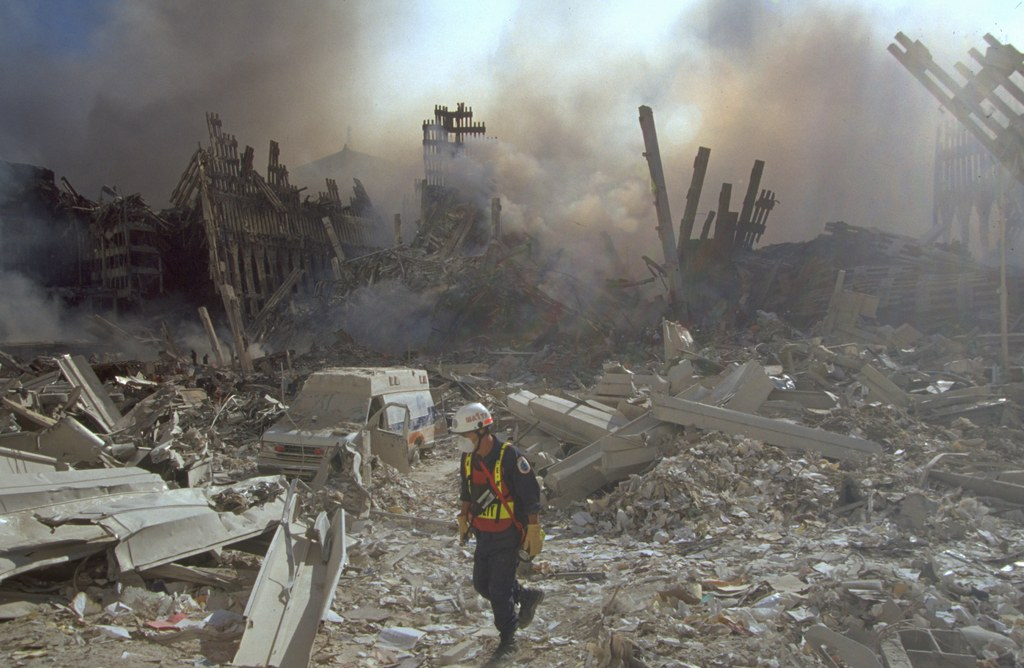
#> input picture mes.fm/911-finding-truth/img/finding-truth-020.jpg, 1024 x 668 px
$ python -i set_posts_tile.py   (imports and definitions only)
#> lines starting #> are read from the running program, lines starting #| are printed output that depends on the picture
#> further down, picture is the input picture: PIL image 1024x668 RGB; mean R, G, B 117.5, 115.5, 110.7
#!/usr/bin/env python3
"""Set the "Posts" tile image of a hub: mes.fm/911, mes.fm/911spooks, mes.fm/bg, mes.fm/conspiracy, mes.fm/mh370
(img/<hub>-posts-icon.jpg, 900x600).

Run it whenever a new post is mirrored into those Posts lists. Default = the FIRST IMAGE of the mirrored page,
centre-cropped to the 900x600 tile; override with --image / --index / --anchor / --box when a different
picture or crop reads better (e.g. a screenshot where the punchline sits at the bottom).

  python3 set_posts_tile.py --slug 911-revisionist-slander-mes            # first image of that page, dry run
  python3 set_posts_tile.py --slug 911-revisionist-slander-mes --apply
  python3 set_posts_tile.py --slug X --index 2 --apply                    # 2nd image in the article
  python3 set_posts_tile.py --image https://.../pic.jpg --anchor bottom --apply
  python3 set_posts_tile.py --image ~/Downloads/a.png --box 28,782,680,840 --apply   # red box (source pixels), crop follows it

--hubs 911,bg (default both; also 911spooks, conspiracy, mh370). --fit shows the whole picture on a blurred copy of itself
instead of cropping (for a wide multi-panel meme whose sides would be cut off). With --apply: writes the icon(s), bumps `iconVersion` of the posts
page in each hub's build.mjs (so cached tiles refresh) and runs `npm run build` there. Dry-runs by default.

Automatic mode (used by mes.fm/conspiracy/build.mjs on every build):
  python3 set_posts_tile.py --auto --hubs conspiracy --key <newest item url> (--slug S | --image URL) --apply
remakes the tile only when <key> differs from the one recorded in mes.fm/img/posts-tiles.json ({hub: {key, src, v}}),
records the new key and a bumped version `v` there, and does NOT edit build.mjs or rebuild (the build reads `v` itself
and uses max(iconVersion, v)). A manual run with --slug also records that page as the key, so a hand-picked crop of the
newest post is kept until a newer post arrives.
"""
import argparse, io, json, os, re, subprocess, sys, urllib.request
from PIL import Image, ImageDraw, ImageFilter

ROOT = os.path.dirname(os.path.abspath(__file__))
SITE = os.path.join(ROOT, "mes.fm")
HUBS = {"911": "911-posts", "911spooks": "911spooks-posts", "bg": "bg-posts", "conspiracy": "conspiracy-posts", "mathiew": "mathiew-posts", "mh370": "mh370-posts"}
STAMP = os.path.join(SITE, "img", "posts-tiles.json")


# [11 lines left out: functions load_stamp, save_stamp, not called in this run]


def icon_version(build, slug):
    m = re.search(r'slug:\s*"%s".*?iconVersion:\s*(\d+)' % re.escape(slug), open(build, encoding="utf-8").read(), re.S)
    return int(m.group(1)) if m else 0
W, H = 900, 600


# [19 lines left out: functions fetch, article_images, not called in this run]


def fit_tile(img):
    """the whole picture, centred on a blurred, stretched copy of itself (nothing cropped)"""
    img = img.convert("RGB")
    bg = img.resize((W, H), Image.LANCZOS).filter(ImageFilter.GaussianBlur(24))
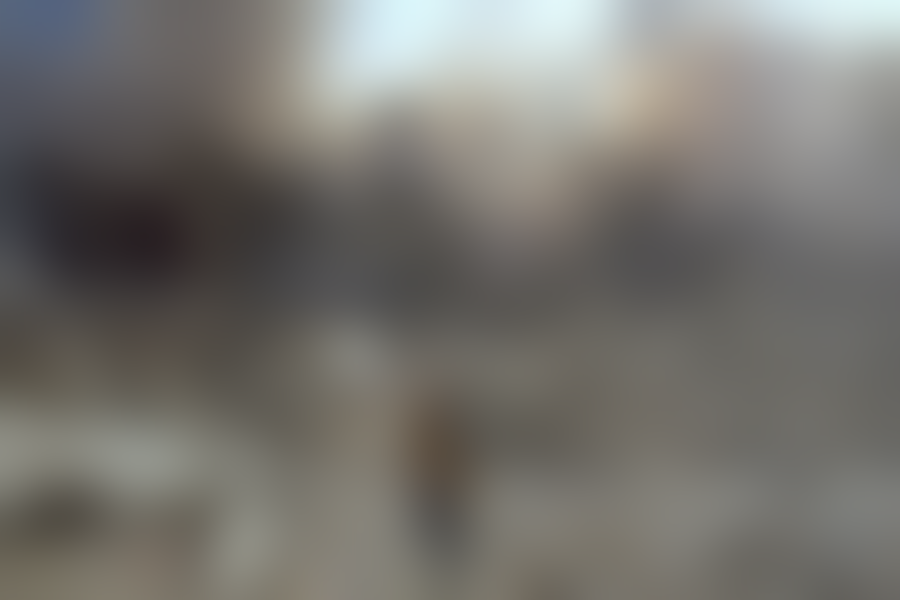
#> bg: PIL image 900x600 RGB; mean R, G, B 117.5, 115.6, 110.8
    s = min(W / img.width, H / img.height)
#> s = 0.879
    fg = img.resize((round(img.width * s), round(img.height * s)), Image.LANCZOS)
    bg.paste(fg, ((W - fg.width) // 2, (H - fg.height) // 2))
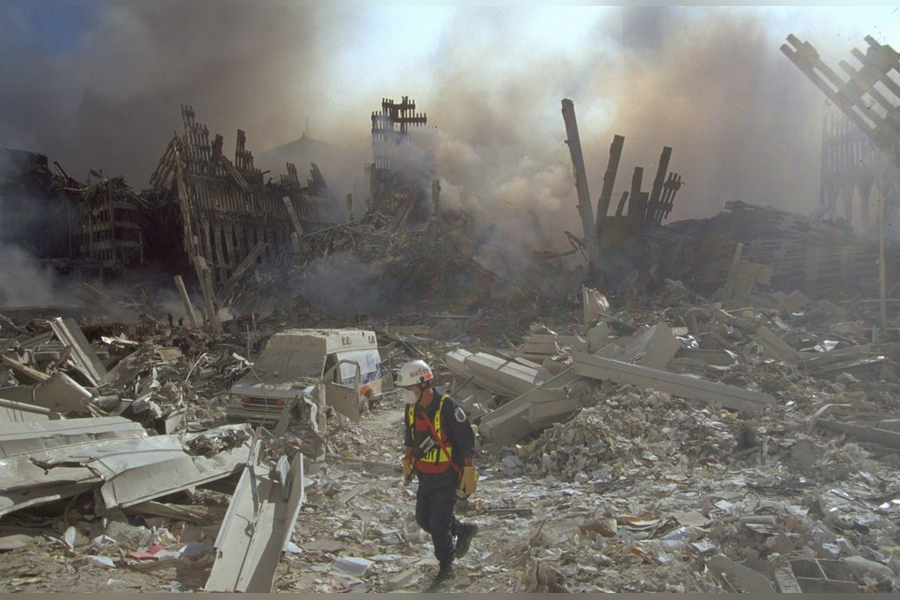
#> bg: PIL image 900x600 RGB; mean R, G, B 118, 116.2, 111.4
    return bg


# [94 lines left out: functions make_tile, bump, main, not called in this run]


# [2 lines not run here, left out]

>>> from PIL import Image
>>> picture = Image.open('mes.fm/911-finding-truth/img/finding-truth-020.jpg')
>>> result = fit_tile(picture)
